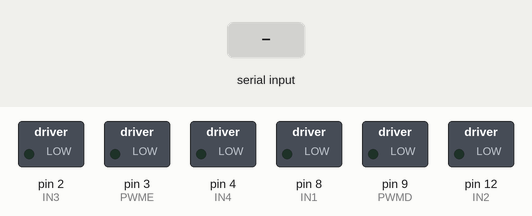
The sketch below on a simulated Arduino Uno, built with avr-gcc and run on an emulated ATmega328P. On the bench: switched loads named in the sketch (green lamp = pin HIGH). The inputs (shaded band) are chosen by the test bench. What the sketch prints to the serial monitor is not drawn.

Above: at 1.2 s.
1.3 s: "0" received over the second serial link
At 1.6 s:
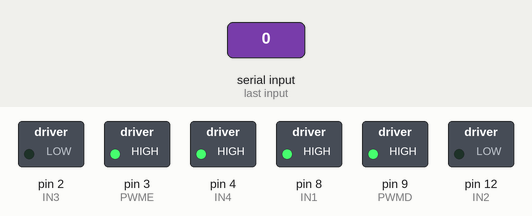
2.8 s: "90,45\n" received over the second serial link
At 3.6 s:
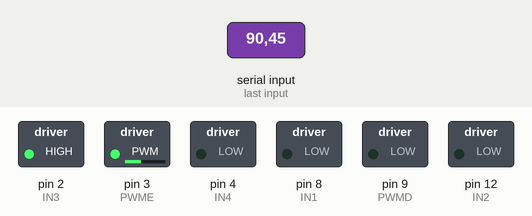
4.3 s: "0" received over the second serial link
At 5.1 s:
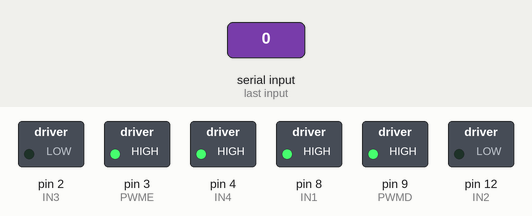
5.8 s: "8\n" received over the second serial link
At 6.6 s:
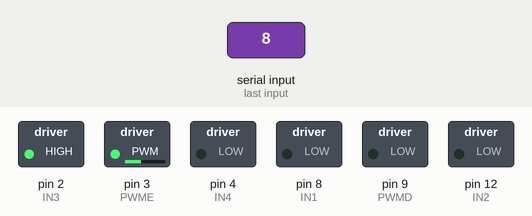
Timing chart, 0 to 8.3 s (numbered marks = the images above; inputs shaded):
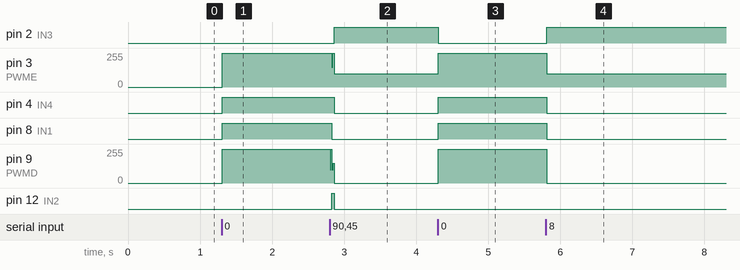

The sketch:

Modulo_PWM_Ratobo.ino
```cpp
//Desenvolvido por Paulo Maia e Marcelo Kito

#include<stdlib.h>
#include <stdio.h>
#include <ctype.h>
#include <SoftwareSerial.h>
#include <string.h>
SoftwareSerial Bluetooth(6,7);

//Montagem:

#define IN3 2
#define IN4 4
#define PWME 3

#define IN1 8
#define IN2 12
#define PWMD 9

/*
int RED = 6;
int GREEN = 10
int BLUE = 11;
*/

//===============================SETUP==============
void setup() {

  //Configurando serial para testes
  Serial.begin(115200);
  Serial.write("Comandos:");
  Bluetooth.begin(9600);

  //Setando pinos como output
  pinMode(PWMD, OUTPUT);
  pinMode(IN1, OUTPUT);
  pinMode(IN2, OUTPUT);
  pinMode(PWME, OUTPUT);
  pinMode(IN3, OUTPUT);
  pinMode(IN4, OUTPUT);
}
//=============================FUNÇÕES=============


//******************************************************* RECEBE COMANDO ***************************************************
void recebeMensagem(){
  int  comando;
  char com[8];
  if (Bluetooth.available()>0){
    while(Bluetooth.available()){
      comando = Bluetooth.read();
      itoa(comando, com, 2);
      trataMensagem(com); // comando está formado e será tratado
   }

  }
}

//**********************************************************TRATA COMANDO ***************************************************

void trataMensagem(char* com){
  Serial.println("================================\nMensagem");
  Serial.println(com);
  //traduzir numero para byte

  char comandoComZero[8];
  //Preenchendo zeros
  int m;
  int l = strlen(com);
  if(l==8){
    strcpy(comandoComZero,com);
  }else{
    Serial.println(l);
    for(m=7; m>7-(strlen(com)); m--){
      comandoComZero[m]=com[l-1];
      l--;
    }

    for(m; m>=0; m--){
      comandoComZero[m] = '0';
    }
  }
  //comandoComZero[8]='\0';
  Serial.println("--Vira:");
  Serial.println(comandoComZero);


  //verificando que tipo de comando será pelos dois primeiros bits

  //Caso 10: Movimentação Básica
  if(comandoComZero[0]=='0' && comandoComZero[1]=='0'){
    //Lendo 3 bits para motor esquerda e 3 bits para motor direito
    int ME, MD;
    ME=(int)(4*(comandoComZero[2]-'0') + 2*(comandoComZero[3]-'0') + 1*(comandoComZero[4]-'0'));
    MD=(int)(4*(comandoComZero[5]-'0') + 2*(comandoComZero[6]-'0') + 1*(comandoComZero[7]-'0'));
    //Tratando motor direito

    switch (MD) {

      case 0:
        //Reverse forte
        Serial.println("Reverse Forte");
      break;

      case 1:
        //Reverse fraco
        Serial.println("Reverse Fraco");
      break;

       case 2:
       //Parado
        Serial.println("Parado");
      break;

       case 3:
       //Forward fraco
       Serial.println("Forward Fraco");
      break;

       case 4:
        //Forward Moderado Fraco
        Serial.println("Forward Moderado Fraco");
      break;

       case 5:
        //Forward Moderado Forte
         Serial.println("Forward Moderado Forte");
      break;

       case 6:
        //Forward Forte
        Serial.println("Forward Forte");
      break;

       case 7:
       //Nada
       Serial.println("Nada");
      break;
    }
    Serial.println(ME);
    Serial.println("==============================");

    switch (MD) {

      case 0:
        //Reverse forte
        digitalWrite(IN1, HIGH);
        digitalWrite(IN2, LOW);
        analogWrite(PWMD, 255);
      break;

      case 1:
        //Reverse fraco
        digitalWrite(IN1, HIGH);
        digitalWrite(IN2, LOW);
        analogWrite(PWMD, 100);
      break;

       case 2:
       //Parado
        digitalWrite(IN1, LOW);
        digitalWrite(IN2, LOW);
        analogWrite(PWMD, 0);
      break;

       case 3:
       //Forward fraco
        digitalWrite(IN1, LOW);
        digitalWrite(IN2, HIGH);
        analogWrite(PWMD, 50);
      break;

       case 4:
        //Forward Moderado Fraco
        digitalWrite(IN1, LOW);
        digitalWrite(IN2, HIGH);
        analogWrite(PWMD, 100);
      break;

       case 5:
        //Forward Moderado Forte
        digitalWrite(IN1, LOW);
        digitalWrite(IN2, HIGH);
        analogWrite(PWMD, 150);
      break;

       case 6:
        //Forward Forte
        digitalWrite(IN1, LOW);
        digitalWrite(IN2, HIGH);
        analogWrite(PWMD, 255);
      break;

       case 7:
       //Nada
      break;
    }


    //Tratando Motor Esquerdo
    switch (ME) {

      case 0:
        //Reverse forte
        digitalWrite(IN3, HIGH);
        digitalWrite(IN4, LOW);
        analogWrite(PWME, 255);
      break;

      case 1:
        //Reverse fraco
        digitalWrite(IN3, HIGH);
        digitalWrite(IN4, LOW);
        analogWrite(PWME, 100);
      break;

       case 2:
       //Parado
        digitalWrite(IN3, LOW);
        digitalWrite(IN4, LOW);
        analogWrite(PWME, 0);
      break;

       case 3:
       //Forward fraco
        digitalWrite(IN3, LOW);
        digitalWrite(IN4, HIGH);
        analogWrite(PWME, 50);
      break;

       case 4:
        //Forward Moderado Fraco
        digitalWrite(IN3, LOW);
        digitalWrite(IN4, HIGH);
        analogWrite(PWMD, 100);
      break;

       case 5:
        //Forward Moderado Forte
        digitalWrite(IN3, LOW);
        digitalWrite(IN4, HIGH);
        analogWrite(PWME, 150);
      break;

       case 6:
        //Forward Forte
        digitalWrite(IN3, LOW);
        digitalWrite(IN4, HIGH);
        analogWrite(PWME, 255);
      break;

       case 7:
       //Nada
      break;

    }

  }

  //&&&&&&&&&&&&&&&& Fim Tratamento de movimento básico &&&&&&&&&&&&&&&&&&&&&
}


//===============================LOOP==============
void loop() {
  recebeMensagem();

}


//==========================================================================================================================================
/*                        EQUIPE DE PESQUISA CARROSSEL CAIPIRA        2018
 *                       Izabele Pizzo Ferreira
 *                       Jorge Vicente Oliva Gonçalves
 *                       Luis Fernando Uzai
 *                       Marcelo Hideaki Iwata Kito
 *                       Paulo Eduardo Manzone Maia
*/
//==========================================================================================================================================
```

Measured:
- after the input at 1.3 s, pin 3 (PWME), pin 9 (PWMD): 0/255 → 255/255 at once; pin 4 (IN4), pin 8 (IN1): LOW → HIGH at once
- after the input at 2.8 s, pin 2 (IN3): LOW → HIGH after 0.06 s; pin 3 (PWME): 255/255 → 100/255 at once; pin 4 (IN4): HIGH → LOW after 0.06 s; pin 8 (IN1): HIGH → LOW at once; pin 9 (PWMD): 255/255 → 0/255 at once
- after the input at 4.3 s, pin 2 (IN3): HIGH → LOW at once; pin 3 (PWME): 100/255 → 255/255 at once; pin 4 (IN4), pin 8 (IN1): LOW → HIGH at once; pin 9 (PWMD): 0/255 → 255/255 at once
- after the input at 5.8 s, pin 2 (IN3): LOW → HIGH at once; pin 3 (PWME): 255/255 → 100/255 at once; pin 4 (IN4), pin 8 (IN1): HIGH → LOW at once; pin 9 (PWMD): 255/255 → 0/255 at once
